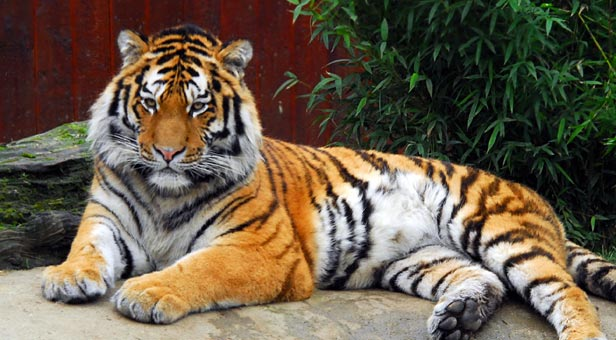
%> input picture Lab_Files/Lab 3/bildat_lab3/tiger1.jpg, 616 x 340 px
$ octave graphcut_example.m   (GNU Octave 9; MATLAB toolbox functions it lacks are replaced by stand-ins)
%> lines starting %> are read from the running program, lines starting %| are printed output that depends on the picture
### Lab_Files/Lab 3/bildat_lab3/graphcut_segm.m
function [ segm, prior ] = graphcut_segm(I, area, K, alpha, sigma)
% area = [ minx, miny, maxx, maxy ]

[h,w,c] = size(I);
dw = area(3) - area(1) + 1;
dh = area(4) - area(2) + 1;
mask = uint8([zeros(area(2)-1,w); zeros(dh,area(1)-1), ones(dh,dw), ...
	     zeros(dh,w-area(3)); zeros(h-area(4),w)]);
Ivec = single(reshape(I, size(I,1)*size(I,2), 3));

grey = single(rgb2gray(I));
h = fspecial('gaussian', [7,7], 0.5);
grey = imfilter(grey, h);
h = fspecial('sobel');
dx = imfilter(grey, h/4);
dy = imfilter(grey, h/4');
grad = sqrt(dx.^2 + dy.^2);
edge = (alpha*sigma)*ones(size(grey)) ./ (grad + sigma);

tic
for l=1:3

    fprintf('Find Gaussian mixture models...\n');
    fprob = mixture_prob(I, K, 10, mask);
    bprob = mixture_prob(I, K, 10, 1-mask);
    prior = reshape(fprob ./ (fprob + bprob), size(I,1), size(I,2), 1);
    toc

    fprintf('Find minimum cut...\n');
    [u, erriter, i] = cmf_cut(prior, edge);
    mask = uint8(u>0.5);
    toc

end

segm = int16(u>0.5) + 1;

### Lab_Files/Lab 3/mixture_prob.m
function prob = mixture_prob(image, K, L, mask)
%Let I be a set of pixels and V be a set of K Gaussian components in 3D (R,G,B).
    %  Store all pixels for which mask=1 in a Nx3 matrix
    mask = logical(mask(:));
    Ivec = double(reshape(image, size(image, 1) * size(image, 2), 3));
    pixels = Ivec(mask, :);

    %  Randomly initialize the K components using masked pixels
    muidx = randi([1, K], size(pixels, 1), 1);
    mu = zeros(K, 3);
    cov = cell(K, 1);
    w = zeros(K, 1);
    for i=1:K
        mu(i, :) = mean(pixels(muidx == i, :), 1);

        cov{i} = eye(3) * 100;

        w(i) = sum(muidx == i) / size(pixels, 1);
    end

    p = zeros(size(pixels, 1), K);
    %  Iterate L times
    for i=1:L
        %     Expectation: Compute probabilities P_ik using masked pixels
        for k=1:K
            p(:, k) = w(k) * mvnpdf(pixels, mu(k, :), cov{k});
        end
        p = p ./ sum(p, 2);
        %     Maximization: Update weights, means and covariances using masked pixels
        for k=1:K
            w(k) = sum(p(:, k)) / size(pixels, 1);
            mu(k, :) = sum(p(:,k) .* pixels, 1) ./ sum(p(:, k), 1);
            cov{k} = ((p(:, k) .* (pixels - mu(k, :)))' * ((pixels - mu(k, :))) ./ sum(p(:, k), 1)) + eye(3) * 1e-10;
        end
    end
    %  Compute probabilities p(c_i) in Eq.(3) for all pixels I.
    prob = zeros(size(Ivec, 1), 1);
    for k=1:K
        prob = prob + w(k) * mvnpdf(Ivec, mu(k,:), cov{k});
    end
    prob = reshape(prob, size(image, 1), size(image, 2));
end

### Lab_Files/Lab 3/bildat_lab3/graphcut_example.m
scale_factor = 0.5;          % image downscale factor
area = [ 80, 110, 570, 300 ]; % image region to train foreground with
K = 16;                      % number of mixture components
alpha = 8.0;                 % maximum edge cost
sigma = 10.0;                % edge cost decay factor

I = imread('tiger1.jpg');
%> I is the input picture: size 340x616x3 uint8; mean R, G, B 106, 92.5, 74.4
I = imresize(I, scale_factor);
%> I: size 170x308x3 uint8
Iback = I;
area = int16(area*scale_factor);
[ segm, prior ] = graphcut_segm(I, area, K, alpha, sigma);
%> in graphcut_segm, `grey = single(rgb2gray(I));`:
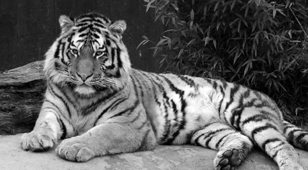
%> grey: size 170x308 single; min 0, max 255, mean 94.5
%> in graphcut_segm, `dx = imfilter(grey, h/4);`:
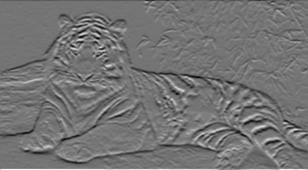
%> dx: size 170x308 single; min -182.7, max 216, mean -0.7; drawn with min black and max white
%> in graphcut_segm, `grad = sqrt(dx.^2 + dy.^2);`:
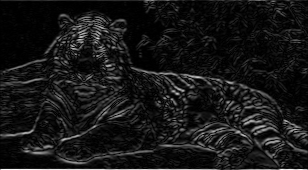
%> grad: size 170x308 single; min 0.000397, max 305.5, mean 27.8; drawn with min black and max white
%> in graphcut_segm, `edge = (alpha*sigma)*ones(size(grey)) ./ (grad + sigma);`:
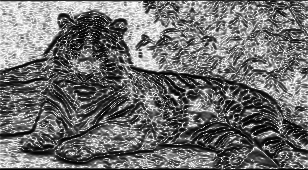
%> edge: size 170x308 single; min 0.254, max 8, mean 3.62; drawn with min black and max white
%> the loop in graphcut_segm, `for l=1:3` made 1 pass
%> pass 1, in graphcut_segm, `fprob = mixture_prob(I, K, 10, mask);`:
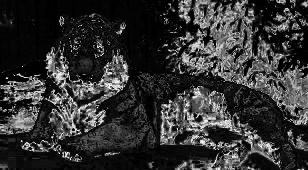
%> fprob: size 170x308 double; min 1.14e-16, max 1.72e-05, mean 3.45e-06; drawn with min black and max white
%> pass 1, in graphcut_segm, `bprob = mixture_prob(I, K, 10, 1-mask);`:
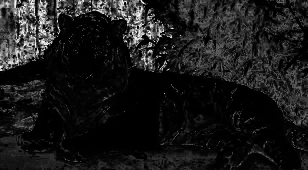
%> bprob: size 170x308 double; min 9.02e-15, max 6.22e-05, mean 6.38e-06; drawn with min black and max white
%> pass 1, in graphcut_segm, `prior = reshape(fprob ./ (fprob + bprob), size(I,1), size(I,2), 1);`:
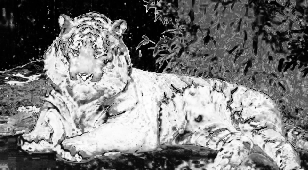
%> prior: size 170x308 double; min 1.49e-07, max 1, mean 0.484
%> the run ends on the next line

$ run again, with Lab_Files/Lab 3/bildat_lab3/tiger2.jpg copied over Lab_Files/Lab 3/bildat_lab3/tiger1.jpg
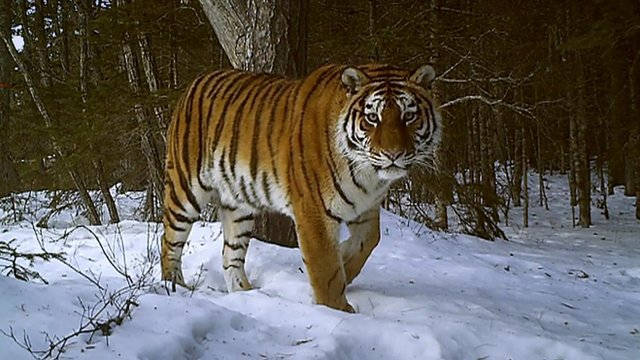
%> input picture Lab_Files/Lab 3/bildat_lab3/tiger2.jpg, 640 x 360 px
%> I is the input picture: size 360x640x3 uint8; mean R, G, B 97.4, 93.3, 88.1
%> I: size 180x320x3 uint8
%> the loop in graphcut_segm, `for l=1:3` made 1 pass
%> pass 1, in graphcut_segm, `bprob = mixture_prob(I, K, 10, 1-mask);`:
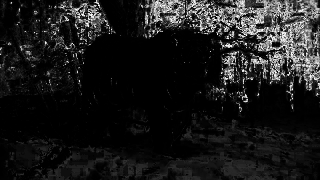
%> bprob: size 180x320 double; min 3.8e-12, max 0.0005, mean 5.45e-05; drawn with min black and max white
%> pass 1, in graphcut_segm, `prior = reshape(fprob ./ (fprob + bprob), size(I,1), size(I,2), 1);`:
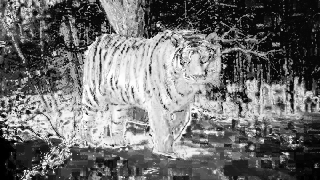
%> prior: size 180x320 double; min 0.000248, max 1, mean 0.439

$ run again, with Lab_Files/Lab 3/bildat_lab3/tiger3.jpg copied over Lab_Files/Lab 3/bildat_lab3/tiger1.jpg
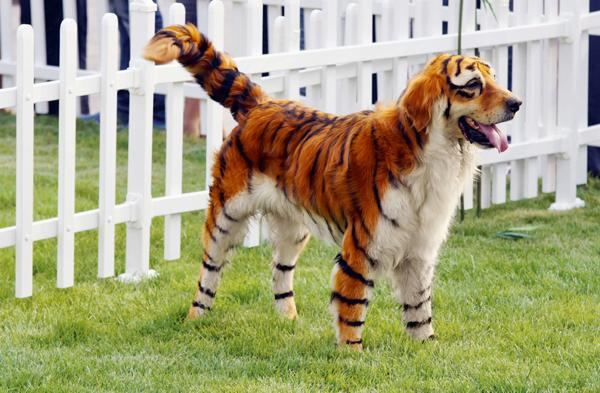
%> input picture Lab_Files/Lab 3/bildat_lab3/tiger3.jpg, 600 x 393 px
%> I is the input picture: size 393x600x3 uint8; mean R, G, B 166.4, 163.6, 127.4
%> I: size 197x300x3 uint8
%> the loop in graphcut_segm, `for l=1:3` made 1 pass
%> pass 1, in graphcut_segm, `bprob = mixture_prob(I, K, 10, 1-mask);`:
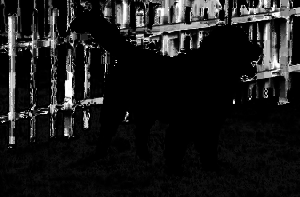
%> bprob: size 197x300 double; min 2.14e-17, max 0.00035, mean 3.73e-05; drawn with min black and max white
%> pass 1, in graphcut_segm, `prior = reshape(fprob ./ (fprob + bprob), size(I,1), size(I,2), 1);`:
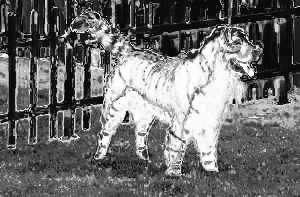
%> prior: size 197x300 double; min 0.00607, max 1, mean 0.429
